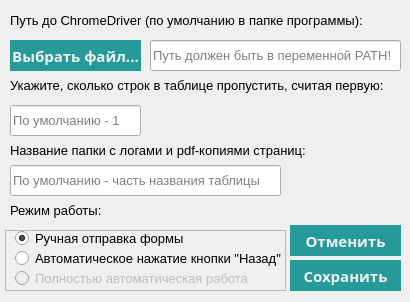
<?xml version="1.0" encoding="UTF-8"?>
<ui version="4.0">
 <class>MainWindow</class>
 <widget class="QMainWindow" name="MainWindow">
  <property name="geometry">
   <rect>
    <x>0</x>
    <y>0</y>
    <width>410</width>
    <height>302</height>
   </rect>
  </property>
  <property name="minimumSize">
   <size>
    <width>300</width>
    <height>235</height>
   </size>
  </property>
  <property name="maximumSize">
   <size>
    <width>430</width>
    <height>350</height>
   </size>
  </property>
  <property name="windowTitle">
   <string>Настройки</string>
  </property>
  <widget class="QWidget" name="centralwidget">
   <widget class="QLineEdit" name="chr_input">
    <property name="geometry">
     <rect>
      <x>150</x>
      <y>40</y>
      <width>251</width>
      <height>31</height>
     </rect>
    </property>
    <property name="font">
     <font>
      <family>Segoe UI</family>
      <pointsize>10</pointsize>
     </font>
    </property>
    <property name="styleSheet">
     <string notr="true">QLineEdit{
	border-color: rgb(153, 153, 153);
}
QLineEdit:hover{
	border-color: rgb(117, 117, 117);
}
QLineEdit:focus{
	border-color: rgb(61, 207, 207);
}
</string>
    </property>
    <property name="text">
     <string/>
    </property>
    <property name="readOnly">
     <bool>true</bool>
    </property>
    <property name="placeholderText">
     <string>Путь должен быть в переменной PATH!</string>
    </property>
    <property name="clearButtonEnabled">
     <bool>false</bool>
    </property>
   </widget>
   <widget class="QPushButton" name="chr_path">
    <property name="geometry">
     <rect>
      <x>10</x>
      <y>40</y>
      <width>131</width>
      <height>31</height>
     </rect>
    </property>
    <property name="font">
     <font>
      <family>Segoe UI Semibold</family>
      <pointsize>11</pointsize>
      <weight>75</weight>
      <bold>true</bold>
     </font>
    </property>
    <property name="styleSheet">
     <string notr="true">QPushButton {
	background-color: rgb(38, 153, 153);
	color: rgb(240,240,240);
	border-style: none;
}
QPushButton:hover{
	background-color: rgb(30, 134, 134);
}
QPushButton:pressed{
	background-color: rgb(22, 114, 114);
}</string>
    </property>
    <property name="text">
     <string>Выбрать файл...</string>
    </property>
   </widget>
   <widget class="QLabel" name="chr_desc">
    <property name="geometry">
     <rect>
      <x>10</x>
      <y>10</y>
      <width>411</width>
      <height>20</height>
     </rect>
    </property>
    <property name="font">
     <font>
      <family>Segoe UI</family>
      <pointsize>10</pointsize>
     </font>
    </property>
    <property name="styleSheet">
     <string notr="true">Qlabel {
	background-color: rgba(255,255,255,0);
	border-color: rgba(255,255,255,0);
}</string>
    </property>
    <property name="text">
     <string>Путь до ChromeDriver (по умолчанию в папке программы):</string>
    </property>
   </widget>
   <widget class="QLabel" name="firstlines_desc">
    <property name="geometry">
     <rect>
      <x>10</x>
      <y>75</y>
      <width>381</width>
      <height>20</height>
     </rect>
    </property>
    <property name="font">
     <font>
      <family>Segoe UI</family>
      <pointsize>10</pointsize>
     </font>
    </property>
    <property name="styleSheet">
     <string notr="true">Qlabel {
	background-color: rgba(255,255,255,0);
	border-color: rgba(255,255,255,0);
}</string>
    </property>
    <property name="text">
     <string>Укажите, сколько строк в таблице пропустить, считая первую:</string>
    </property>
   </widget>
   <widget class="QLineEdit" name="firstlines">
    <property name="geometry">
     <rect>
      <x>10</x>
      <y>105</y>
      <width>131</width>
      <height>31</height>
     </rect>
    </property>
    <property name="font">
     <font>
      <family>Segoe UI</family>
      <pointsize>10</pointsize>
     </font>
    </property>
    <property name="styleSheet">
     <string notr="true">QLineEdit{
	border-color: rgb(153, 153, 153);
}
QLineEdit:hover{
	border-color: rgb(117, 117, 117);
}
QLineEdit:focus{
	border-color: rgb(61, 207, 207);
}
</string>
    </property>
    <property name="text">
     <string/>
    </property>
    <property name="readOnly">
     <bool>false</bool>
    </property>
    <property name="placeholderText">
     <string>По умолчанию - 1</string>
    </property>
    <property name="clearButtonEnabled">
     <bool>false</bool>
    </property>
   </widget>
   <widget class="QFrame" name="frame">
    <property name="geometry">
     <rect>
      <x>5</x>
      <y>230</y>
      <width>281</width>
      <height>61</height>
     </rect>
    </property>
    <property name="frameShape">
     <enum>QFrame::StyledPanel</enum>
    </property>
    <property name="frameShadow">
     <enum>QFrame::Raised</enum>
    </property>
    <widget class="QRadioButton" name="mode_manual_button">
     <property name="geometry">
      <rect>
       <x>10</x>
       <y>0</y>
       <width>231</width>
       <height>17</height>
      </rect>
     </property>
     <property name="font">
      <font>
       <family>Segoe UI</family>
       <pointsize>10</pointsize>
      </font>
     </property>
     <property name="text">
      <string>Ручная отправка формы</string>
     </property>
     <property name="checked">
      <bool>true</bool>
     </property>
    </widget>
    <widget class="QRadioButton" name="mode_back_button">
     <property name="geometry">
      <rect>
       <x>10</x>
       <y>20</y>
       <width>271</width>
       <height>17</height>
      </rect>
     </property>
     <property name="font">
      <font>
       <family>Segoe UI</family>
       <pointsize>10</pointsize>
      </font>
     </property>
     <property name="text">
      <string>Автоматическое нажатие кнопки &quot;Назад&quot;</string>
     </property>
    </widget>
    <widget class="QRadioButton" name="mode_auto_button">
     <property name="enabled">
      <bool>false</bool>
     </property>
     <property name="geometry">
      <rect>
       <x>10</x>
       <y>40</y>
       <width>241</width>
       <height>17</height>
      </rect>
     </property>
     <property name="font">
      <font>
       <family>Segoe UI</family>
       <pointsize>10</pointsize>
      </font>
     </property>
     <property name="text">
      <string>Полностью автоматическая работа</string>
     </property>
    </widget>
   </widget>
   <widget class="QLabel" name="workmode_desc">
    <property name="geometry">
     <rect>
      <x>10</x>
      <y>200</y>
      <width>381</width>
      <height>20</height>
     </rect>
    </property>
    <property name="font">
     <font>
      <family>Segoe UI</family>
      <pointsize>10</pointsize>
     </font>
    </property>
    <property name="styleSheet">
     <string notr="true">Qlabel {
	background-color: rgba(255,255,255,0);
	border-color: rgba(255,255,255,0);
}</string>
    </property>
    <property name="text">
     <string>Режим работы:</string>
    </property>
   </widget>
   <widget class="QLabel" name="log_alias_desc">
    <property name="geometry">
     <rect>
      <x>10</x>
      <y>140</y>
      <width>411</width>
      <height>20</height>
     </rect>
    </property>
    <property name="font">
     <font>
      <family>Segoe UI</family>
      <pointsize>10</pointsize>
     </font>
    </property>
    <property name="styleSheet">
     <string notr="true">Qlabel {
	background-color: rgba(255,255,255,0);
	border-color: rgba(255,255,255,0);
}</string>
    </property>
    <property name="text">
     <string>Название папки с логами и pdf-копиями страниц:</string>
    </property>
   </widget>
   <widget class="QLineEdit" name="log_alias_field">
    <property name="geometry">
     <rect>
      <x>10</x>
      <y>165</y>
      <width>271</width>
      <height>31</height>
     </rect>
    </property>
    <property name="font">
     <font>
      <family>Segoe UI</family>
      <pointsize>10</pointsize>
     </font>
    </property>
    <property name="styleSheet">
     <string notr="true">QLineEdit{
	border-color: rgb(153, 153, 153);
}
QLineEdit:hover{
	border-color: rgb(117, 117, 117);
}
QLineEdit:focus{
	border-color: rgb(61, 207, 207);
}
</string>
    </property>
    <property name="text">
     <string/>
    </property>
    <property name="readOnly">
     <bool>false</bool>
    </property>
    <property name="placeholderText">
     <string>По умолчанию - часть названия таблицы</string>
    </property>
    <property name="clearButtonEnabled">
     <bool>false</bool>
    </property>
   </widget>
   <widget class="QPushButton" name="opt_save">
    <property name="geometry">
     <rect>
      <x>290</x>
      <y>260</y>
      <width>111</width>
      <height>31</height>
     </rect>
    </property>
    <property name="font">
     <font>
      <family>Segoe UI Semibold</family>
      <pointsize>11</pointsize>
      <weight>75</weight>
      <bold>true</bold>
     </font>
    </property>
    <property name="styleSheet">
     <string notr="true">QPushButton {
	background-color: rgb(38, 153, 153);
	color: rgb(240,240,240);
	border-style: none;
}
QPushButton:hover{
	background-color: rgb(30, 134, 134);
}
QPushButton:pressed{
	background-color: rgb(22, 114, 114);
}</string>
    </property>
    <property name="text">
     <string>Сохранить</string>
    </property>
   </widget>
   <widget class="QPushButton" name="opt_decline">
    <property name="geometry">
     <rect>
      <x>290</x>
      <y>225</y>
      <width>111</width>
      <height>31</height>
     </rect>
    </property>
    <property name="font">
     <font>
      <family>Segoe UI Semibold</family>
      <pointsize>11</pointsize>
      <weight>75</weight>
      <bold>true</bold>
     </font>
    </property>
    <property name="styleSheet">
     <string notr="true">QPushButton {
	background-color: rgb(38, 153, 153);
	color: rgb(240,240,240);
	border-style: none;
}
QPushButton:hover{
	background-color: rgb(30, 134, 134);
}
QPushButton:pressed{
	background-color: rgb(22, 114, 114);
}</string>
    </property>
    <property name="text">
     <string>Отменить</string>
    </property>
   </widget>
  </widget>
 </widget>
 <resources/>
 <connections/>
</ui>
